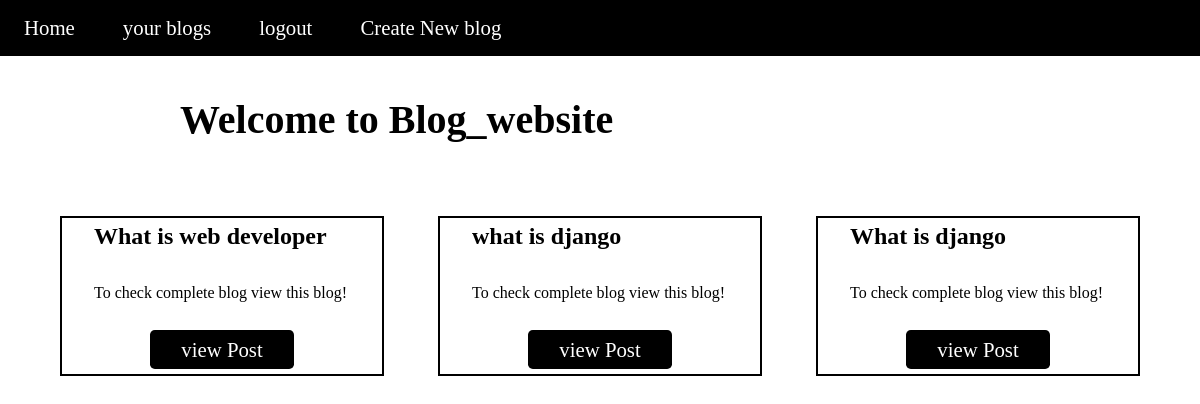
Screenshot of / (signed in) with the database file from the repository.
### blog/models.py (models this page shows, shortened)
class BlogPost(models.Model):
    title = models.CharField(max_length=100)
    content = RichTextField(blank=True)
    author = models.ForeignKey(User, on_delete=models.CASCADE)
    created_at = models.DateTimeField(auto_now_add=True)

### blog/views.py (the view)
# urls.py: path("",views.index),
def index(request):
    all_blogs = BlogPost.objects.all().order_by("-created_at")
    context = {
        "all_blogs" :all_blogs
    }
    return render(request, "index.html",context=context)

### templates/index.html
{%include "base.html"%}
{%block body%}
<div class="main">
    <h1>Welcome to Blog_website</h1>
    <div class="allpost">
        {%for post in all_blogs%}
            <div class="singlepost">
                <h2>{{post.title}}</h2>
                <p>To check complete blog view this blog!</p>
                <a href="/view_post/{{post.id}}/">view Post</a>
            </div>
        {%endfor%}
    </div>
</div>
{%endblock body%}

### static/style.css (style rules this page uses)
* { margin: 0; padding: 0; max-width: 100%; box-sizing: border-box; }
.main, .you_post_main { height: auto; width: 100vw; display: flex; flex-wrap: wrap; justify-content: center; gap: 10vh; }
.main>h1, .you_post_main>h1 { width: 70vw; height: 5vh; margin-top: 5vh; font-size: 2.5rem; }
.allpost { width: 70vw; height: auto; display: flex; flex-wrap: wrap; justify-content: space-between; gap: 2vh; }
.singlepost { width: 30%; height: 20vh; border: 2px solid black; display: flex; flex-wrap: wrap; justify-content: center; align-items: center; gap: 3%; }
.singlepost>h2 { width: 80%; height: 30%; }
.singlepost>p { width: 80%; height: 20%; font-size: 1rem; overflow: hidden; }
.singlepost>a { text-decoration: none; color: white; background-color: black; height: 25%; width: 30%; font-size: 1.3rem; display: flex; align-items: center; justify-content: center; border-radius: .3rem; }
@media screen and (max-width: 1400px) { .allpost { width: 90vw; } }
@media screen and (max-width: 1400px) { .singlepost>a { width: 45%; } }

### rows the page displays
BlogPost: title "What is web developer"
BlogPost: title "what is django"
BlogPost: title "What is django"
